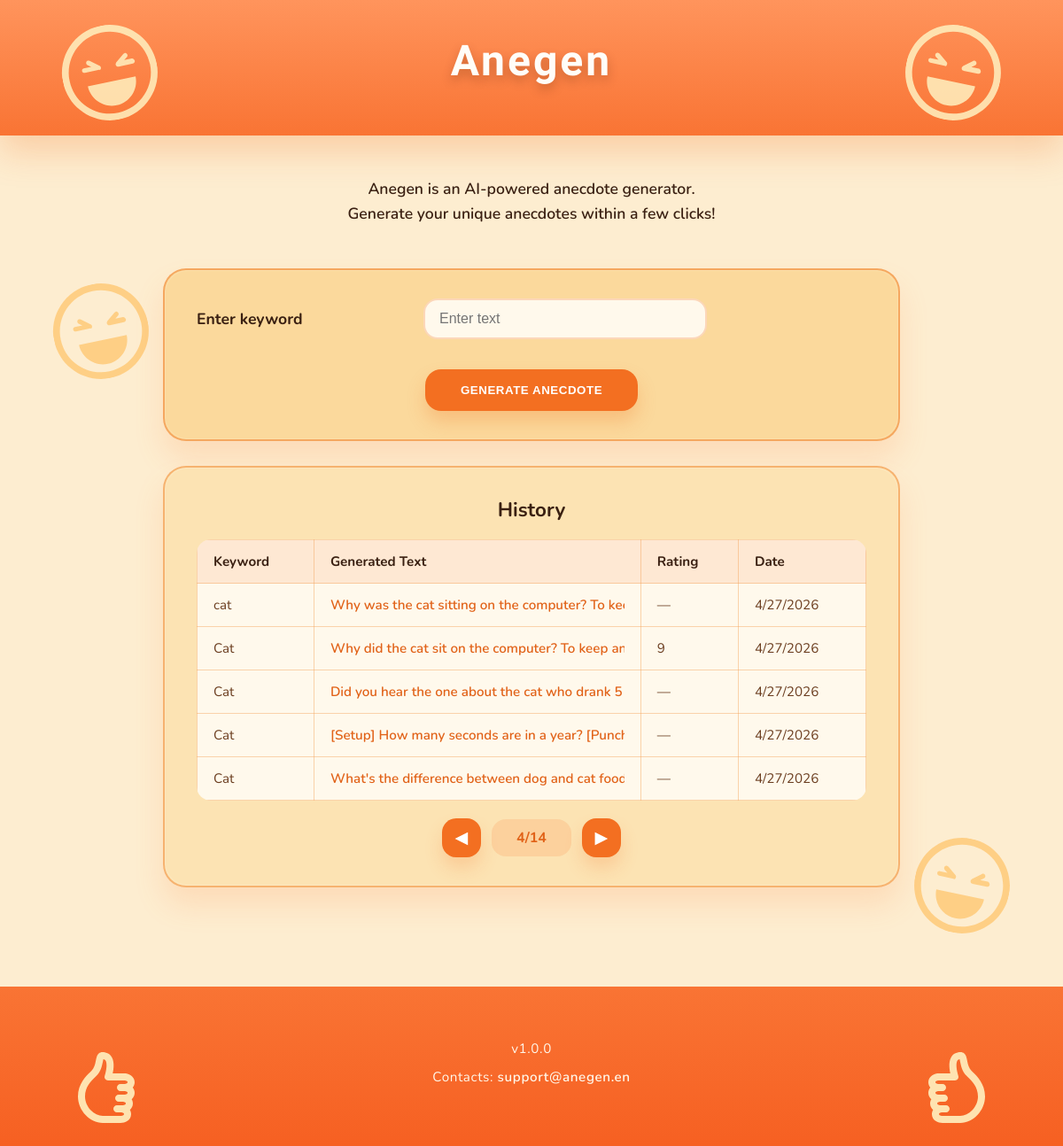
/?page=4, run on the app's committed database.
### jokes/models.py (models this page shows, shortened)
class Joke(models.Model):
    keyword = models.CharField(max_length=100)  # The user's input keyword
    text = models.TextField()  # The generated joke
    rating = models.IntegerField(null=True, blank=True)  # User rating from 1-10
    timestamp = models.DateTimeField(auto_now_add=True)  # When the joke was created

### jokes/views.py (the view, shortened to what this page needs)
# urls.py: path('', views.joke_generator, name='joke_generator'),
def joke_generator(request):
    form = KeywordForm()
    generated_text = None
    generated_joke_id = None
    history = Joke.objects.order_by("-timestamp")
    paginator = Paginator(history, 5)
    page_number = request.GET.get("page")
    page_obj = paginator.get_page(page_number)
    return render(
        request,
        "joke_generator.html",
        {
            "form": form,
            "generated_text": generated_text,
            "generated_joke_id": generated_joke_id,
            "history": page_obj,
        },
    )

### jokes/forms.py (shortened to what this page needs)
class KeywordForm(forms.Form):
    keyword = forms.CharField(
        max_length=100,
        label="Enter keyword",
        widget=forms.TextInput(attrs={
            "placeholder": "Enter text",
            "pattern": "[A-Za-z ]+",
            "title": "Only English letters allowed"
        })
    )

### jokes/templates/joke_generator.html (shortened to what this page needs)
{% load static %}
<!DOCTYPE html>
<html lang="en">
<head>
    <link rel="stylesheet" href="{% static 'jokes/styles.css' %}">
</head>
<body>
    <div class="page-shell">
        <header class="hero">
            <img class="emoji hero-emoji hero-emoji--top-left" src="{% static 'jokes/img/emoji-placeholder.svg' %}"
                alt="" role="presentation">
            <div class="hero-inner">
                <div class="hero-text">
                    <h1>Anegen</h1>
                </div>
            </div>
            <img class="emoji hero-emoji hero-emoji--top-right" src="{% static 'jokes/img/emoji-placeholder.svg' %}"
                alt="" role="presentation">
        </header>
        <img class="emoji page-emoji page-emoji--mid-left" src="{% static 'jokes/img/emoji-placeholder.svg' %}" alt=""
            role="presentation">
        <img class="emoji page-emoji page-emoji--mid-right" src="{% static 'jokes/img/emoji-placeholder.svg' %}" alt=""
            role="presentation">
        <main class="main-content">
            <p class="intro-text">
                Anegen is an AI-powered anecdote generator.<br>
                Generate your unique anecdotes within a few clicks!
            </p>
            <section class="card generator-card">
                <form method="POST" class="generator-form">
                    <div class="field-row">
                        <label for="{{ form.keyword.id_for_label }}">Enter keyword</label>
                        <div class="field-input">
                            {{ form.keyword }}
                        </div>
                    </div>
                    <div class="form-actions">
                        <button type="submit" name="generate_joke" class="primary-button">Generate anecdote</button>
                    </div>
                </form>
            </section>
            <section class="card history-card" data-history-card>
                <h2 class="card-title">History</h2>
                <table class="history-table">
                    <thead>
                        <tr>
                            <th scope="col">Keyword</th>
                            <th scope="col">Generated Text</th>
                            <th scope="col">Rating</th>
                            <th scope="col">Date</th>
                        </tr>
                    </thead>
                    <tbody>
                        {% for item in history %}
                        {% with entry_id=forloop.counter0|stringformat:"s" %}
                        <tr class="history-row" data-history-id="{{ entry_id }}">
                            <td>{{ item.keyword }}</td>
                            <td class="history-text">
                                <button type="button" class="history-text-button" data-history-id="{{ entry_id }}">
                                    {{ item.text }}
                                </button>
                            </td>
                            <td>{{ item.rating|default:"—" }}</td>
                            <td>{{ item.timestamp|date:"n/j/Y" }}</td>
                        </tr>
                        {% endwith %}
                        {% empty %}
                        <tr>
                            <td class="history-empty" colspan="4">No history yet. Generate your first entry to see it
                                here.</td>
                        </tr>
                        {% endfor %}
                    </tbody>
                </table>
                <div class="pagination-controls">
                    {% if history.has_previous %}
                    <a class="pagination-button" href="?page={{ history.previous_page_number }}"
                        aria-label="Previous page">&#9664;</a>
                    {% else %}
                    <span class="pagination-button disabled" aria-hidden="true">&#9664;</span>
                    {% endif %}
                    <span class="pagination-current">{{ history.number }}/{{ history.paginator.num_pages }}</span>
                    {% if history.has_next %}
                    <a class="pagination-button" href="?page={{ history.next_page_number }}"
                        aria-label="Next page">&#9654;</a>
                    {% else %}
                    <span class="pagination-button disabled" aria-hidden="true">&#9654;</span>
                    {% endif %}
                </div>
            </section>
        </main>
        <footer class="footer">
            <div>v1.0.0</div>
            <div>Contacts: <a href="mailto:support@anegen.en">support@anegen.en</a></div>
        </footer>
        <img class="emoji footer-emoji footer-emoji--left" src="{% static 'jokes/img/thumbs-placeholder.svg' %}" alt=""
            role="presentation">
        <img class="emoji footer-emoji footer-emoji--right" src="{% static 'jokes/img/thumbs-placeholder.svg' %}" alt=""
            role="presentation">
    </div>
</body>
</html>

### data on the page
Joke: keyword "cat", text "Why was the cat sitting on the computer? To…", rating "—", timestamp "4/27/2026"
Joke: keyword "Cat", text "Why did the cat sit on the computer? To keep…", rating "9", timestamp "4/27/2026"
Joke: keyword "Cat", text "Did you hear the one about the cat who drank…", rating "—", timestamp "4/27/2026"
Joke: keyword "Cat", text "[Setup] How many seconds are in a year? [Pun…", rating "—", timestamp "4/27/2026"
Joke: keyword "Cat", text "What's the difference between dog and cat fo…", rating "—", timestamp "4/27/2026"

### other printed values
{{ history.number }} "4"
{{ history.paginator.num_pages }} "14"
